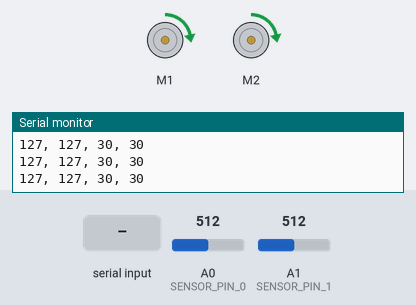
The sketch below on a simulated Arduino Uno, built with avr-gcc and run on an emulated ATmega328P. Shown: 2 × DC motor (green arrow = forward, orange = backward, longer = faster), the last lines printed to the serial monitor. The test bench sets the inputs (shaded band); at power-on: A0 (SENSOR_PIN_0) = 512, A1 (SENSOR_PIN_1) = 512.

Above: at 1.2 s.
1.3 s: A0 (SENSOR_PIN_0) set to 40
At 1.8 s:
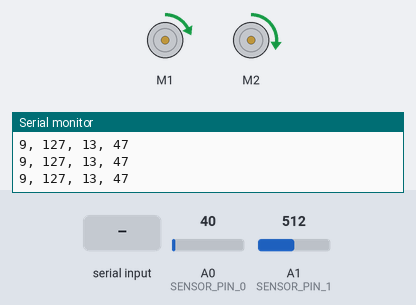
2.8 s: A1 (SENSOR_PIN_1) set to 306
At 4.0 s:
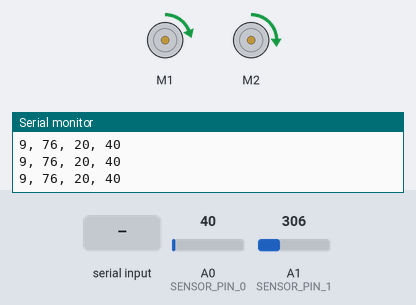
4.3 s: "S90\n" received over Serial
At 5.0 s:
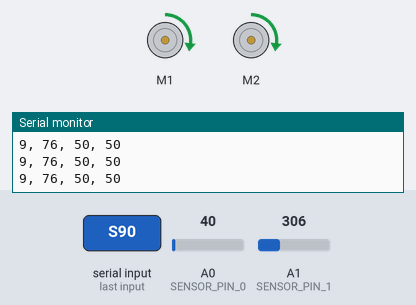
5.9 s: "S,45\n" received over Serial
At 7.3 s:
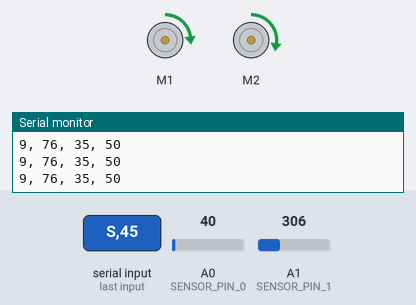
8.9 s: A0 (SENSOR_PIN_0) set to 511
At 10.1 s:
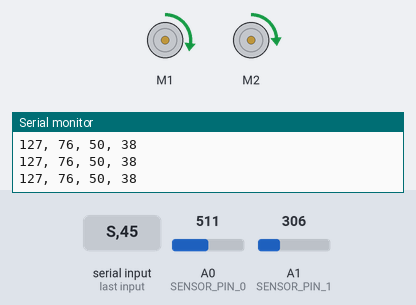
10.4 s: A0 (SENSOR_PIN_0) set to 1023
At 11.5 s:
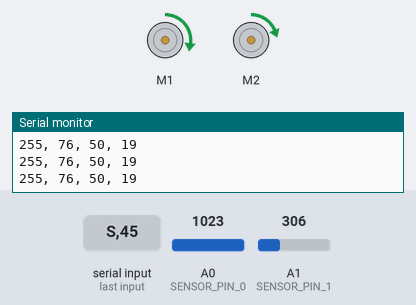
Timing chart, 0 to 12.9 s (numbered marks = the images above; inputs shaded):
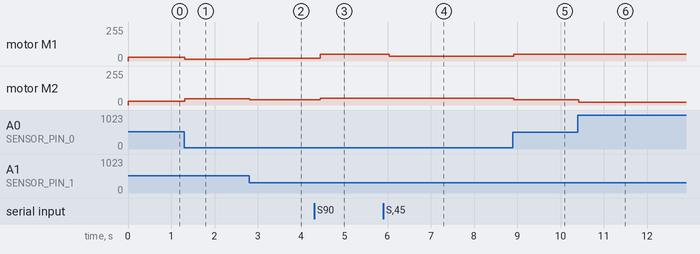

The sketch:

CollectData.ino
```cpp
#include <Wire.h>
#include <Adafruit_MotorShield.h>
#include "utility/Adafruit_PWMServoDriver.h"

// VARIABLES FOR SERIAL COM
String validInput = "PIDS"; // string of Inputs (Proportion, Integral, Derivative, Speed)that can be toggled via Serial
char paramToSet = ' ';
boolean readingFirstChar = true;

// control parameters that are tunable from serial in
double P = 0.30;
double I = 0;
double D = 0;
byte BASELINE_SPEED = 30;

// tested with 0.3 proportion and 25 speed and worked

// last time, error accumulator, and last error for I & D
unsigned long lastTime;
double errorSum;
double lastError;

//pin mappings
const byte SENSOR_PIN_0 = A0;
const byte SENSOR_PIN_1 = A1;

// motorshield initialization
Adafruit_MotorShield AFMS = Adafruit_MotorShield();
Adafruit_DCMotor *motor0 = AFMS.getMotor(1);
Adafruit_DCMotor *motor1 = AFMS.getMotor(2);

// sensor readings
byte sensor0Val;
byte sensor1Val;

void setup() {
  AFMS.begin();
  Serial.begin(9600);

  // motor settings (initial state = go forward at baseline speed)
  motor0 -> setSpeed(BASELINE_SPEED);
  motor1 -> setSpeed(BASELINE_SPEED);
  motor0 -> run(FORWARD);
  motor1 -> run(FORWARD);

  //Serial.print("Enter the first letter of the parameter you want to tune: ");
}

void loop() {
  //serialEvent();
  collectSensorValues();
  setMotorSpeeds();
}

void collectSensorValues(){
  sensor0Val = map(analogRead(SENSOR_PIN_0), 0, 1023, 0, 255);
  Serial.print(sensor0Val);
  Serial.print(", ");
  sensor1Val = map(analogRead(SENSOR_PIN_1), 0, 1023, 0, 255);
  Serial.print(sensor1Val);
  Serial.print(", ");
}

void setMotorSpeeds(){
  int speedDiff = sensor0Val - sensor1Val;

  // pass in speedDiff between the two motors and apply PID
  int controlCorrection = getPIDCorrection(speedDiff);

  int motor0Speed = BASELINE_SPEED + (controlCorrection/2);

  // if else statements to prevent too drastic of changes in speed
  if(motor0Speed < 0){
    motor0Speed = 0;
  }
  if(motor0Speed > 50){
    motor0Speed = 50;
  }
  int motor1Speed = BASELINE_SPEED - (controlCorrection/2);
  if(motor1Speed < 0){
    motor1Speed = 0;
  }
  if(motor1Speed > 50){
    motor1Speed = 50;
  }

  Serial.print(motor0Speed);
  Serial.print(", ");
  Serial.println(motor1Speed);

  motor0 -> setSpeed(motor0Speed);
  motor1 -> setSpeed(motor1Speed); // what is motor1Speed equail to??
}

int getPIDCorrection(int speedDiff){
  unsigned long now = millis();
  double timeChange = (double)(now - lastTime);

  // calculating the integral
  errorSum += (speedDiff * timeChange);

  // calculating the derivative
  int errorDiff = (speedDiff - lastError) / timeChange;

  // return the post-PID corrected speed
  return P*speedDiff + I*errorSum + D*errorDiff;
}

void serialEvent() {
  while (Serial.available()) { // get the new byte
    if(readingFirstChar){ // if searching for valid input
      char inChar = (char)Serial.read();
      if(validInput.indexOf(inChar) != -1){ // if input is one of our valid inputs (P, I, D, or S)
        readingFirstChar = false;
        paramToSet = inChar;
        Serial.println(inChar);
        Serial.print("Now enter a value: ");
      }
    } else {
      float val = Serial.parseFloat();
      Serial.println(val);
      setParameter(paramToSet, val);
      readingFirstChar = true;
      Serial.print("Enter the first letter of the parameter you want to tune: ");
    }
  }
}

void setParameter(char p, double val){ // set the chosen parameter with the new value inputted
  switch(p){
    case 'P':
      if(isValidRange(0,1,val)){
        P = val;
      }
      break;
    case 'I':
      if(isValidRange(0,1,val)){
        I = val;
      }
      break;
    case 'D':
      if(isValidRange(0,1,val)){
        D = val;
      }
      break;
    case 'S':
      if(isValidRange(0,255,val)){
        BASELINE_SPEED = val;
      }
      break;
  }
  Serial.println(P);
  Serial.println(I);
  Serial.println(D);
  Serial.println(BASELINE_SPEED);
}

boolean isValidRange(double lower, double upper, double val){
  if(val < lower || val > upper){
    Serial.print("Invalid input! Enter a value between ");
    Serial.print(lower);
    Serial.print(" and ");
    Serial.println(upper);
    return false;
  }
  return true;
}

byte doubleToByte(double val){
  return (byte)(int) val;
}
```

Measured:
- after the input at 1.3 s, motor M1: forward 30/255 → forward 13/255 at once; motor M2: forward 30/255 → forward 47/255 at once
- after the input at 2.8 s, motor M1: forward 13/255 → forward 20/255 at once; motor M2: forward 47/255 → forward 40/255 at once
- after the input at 4.3 s, motor M1: forward 20/255 → forward 50/255 after 0.14 s; motor M2: forward 40/255 → forward 50/255 after 0.14 s
- after the input at 5.9 s, motor M1: forward 50/255 → forward 35/255 after 0.14 s
- after the input at 8.9 s, motor M1: forward 35/255 → forward 50/255 at once; motor M2: forward 50/255 → forward 38/255 at once
- after the input at 10.4 s, motor M2: forward 38/255 → forward 19/255 at once
